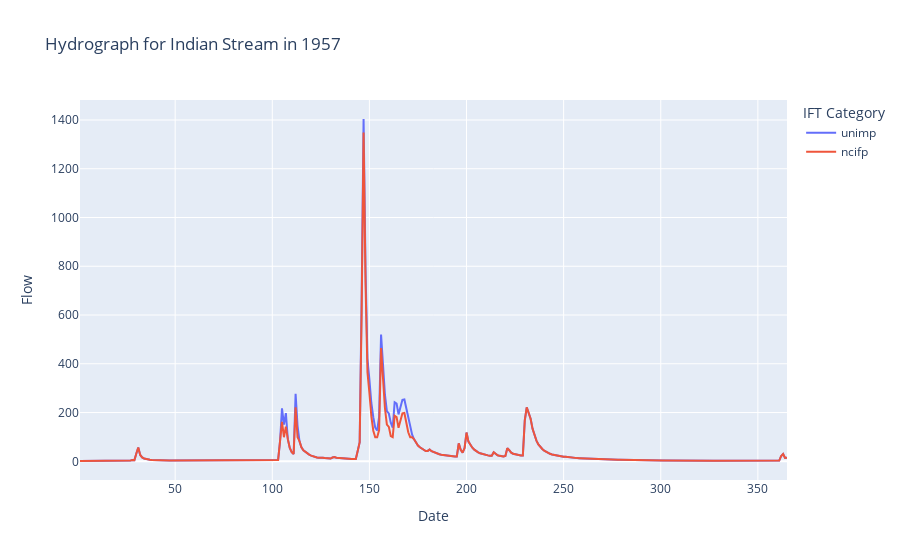

Notebook cell for this chart:
### Code cell
# Filter the DataFrame based on your criteria
filtered_df = df[(df['water_year'] == 1957) &
                 (df['stream'] == 'indian') &
                 (df['ift'].isin(['unimp', 'ncifp']))]

fig = px.line(filtered_df,
              x='water_year_day',
              y='flow',
              color='ift', # Differentiates lines by 'ift' category
              labels={'flow': 'Flow', 'date': 'Date'},
              title='Hydrograph for Indian Stream in 1957')

fig.update_layout(xaxis_title='Date',
                  yaxis_title='Flow',
                  legend_title='IFT Category')
fig.show()

### Figure 1 — Plotly figure (JSON) as saved in the notebook; plotly's stock layout.template omitted (floating-point values rounded to 4 significant figures; data arrays with more than 128 entries replaced by an {"elided": "..."} marker saying what was removed)
{"data": [{"hovertemplate": "ift=unimp<br>water_year_day=%{x}<br>Flow=%{y}<extra></extra>", "legendgroup": "unimp", "line": {"color": "#636efa", "dash": "solid"}, "marker": {"symbol": "circle"}, "mode": "lines", "name": "unimp", "orientation": "v", "showlegend": true, "type": "scatter", "x": {"elided": "365 int values"}, "xaxis": "x", "y": {"elided": "365 float values"}, "yaxis": "y"}, {"hovertemplate": "ift=ncifp<br>water_year_day=%{x}<br>Flow=%{y}<extra></extra>", "legendgroup": "ncifp", "line": {"color": "#EF553B", "dash": "solid"}, "marker": {"symbol": "circle"}, "mode": "lines", "name": "ncifp", "orientation": "v", "showlegend": true, "type": "scatter", "x": {"elided": "365 int values"}, "xaxis": "x", "y": {"elided": "365 float values"}, "yaxis": "y"}], "layout": {"legend": {"title": {"text": "IFT Category"}, "tracegroupgap": 0}, "title": {"text": "Hydrograph for Indian Stream in 1957"}, "xaxis": {"anchor": "y", "domain": [0, 1], "title": {"text": "Date"}}, "yaxis": {"anchor": "x", "domain": [0, 1], "title": {"text": "Flow"}}}}
